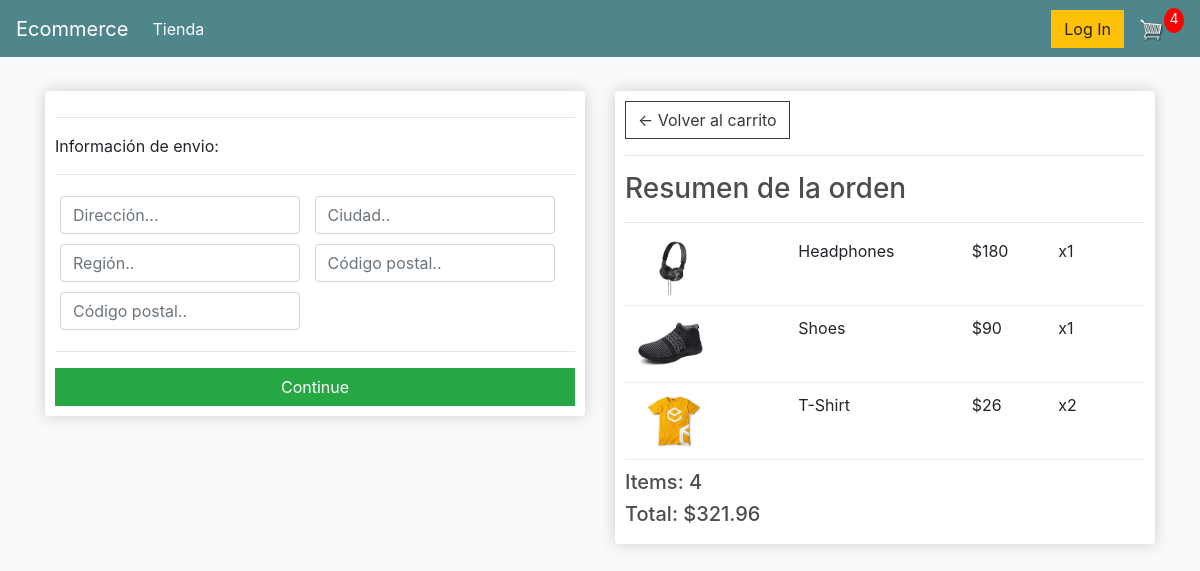
The page /checkout/ (signed in) on the database its author committed.
### store/models.py (models this page shows, shortened)
class OrderItem(models.Model):
	product = models.ForeignKey(Product, on_delete=models.SET_NULL, null=True)
	order = models.ForeignKey(Order, on_delete=models.SET_NULL, null=True)
	quantity = models.IntegerField(default=0, null=True, blank=True)
	date_added = models.DateTimeField(auto_now_add=True)
	@property
	def get_total(self):
		total = self.product.price * self.quantity
		return total

class Product(models.Model):
	name = models.CharField(max_length=200)
	price = models.FloatField()
	digital = models.BooleanField(default=False,null=True, blank=True)
	image = models.ImageField(null=True, blank=True)
	@property
	def imageURL(self):
		try:
			url = self.image.url
		except:
			url = ''
		return url

class Order(models.Model):
	customer = models.ForeignKey(Customer, on_delete=models.SET_NULL, null=True, blank=True)
	date_ordered = models.DateTimeField(auto_now_add=True)
	complete = models.BooleanField(default=False)
	transaction_id = models.CharField(max_length=100, null=True)
	@property
	def shipping(self):
		shipping = False
		orderitems = self.orderitem_set.all()
		for i in orderitems:
			if i.product.digital == False:
				shipping = True
		return shipping
	@property
	def get_cart_total(self):
		orderitems = self.orderitem_set.all()
		total = sum([item.get_total for item in orderitems])
		return total
	@property
	def get_cart_items(self):
		orderitems = self.orderitem_set.all()
		total = sum([item.quantity for item in orderitems])
		return total

### store/views.py (the view)
# urls.py: path('checkout/', views.checkout, name="checkout"),
def checkout(request):
	data = cartData(request)
	cartItems = data['cartItems']
	order = data['order']
	items = data['items']
	context = {'items':items, 'order':order, 'cartItems':cartItems}
	return render(request, 'store/checkout.html', context)

### store/utils.py (called while the page is built)
def cartData(request):
	if request.user.is_authenticated:
		customer = request.user.customer
		order, created = Order.objects.get_or_create(customer=customer, complete=False)
		items = order.orderitem_set.all()
		cartItems = order.get_cart_items
	else:
		cookieData = cookieCart(request)
		cartItems = cookieData['cartItems']
		order = cookieData['order']
		items = cookieData['items']
	return {'cartItems':cartItems ,'order':order, 'items':items}

### store/templates/store/checkout.html (shortened to what this page needs)
{% extends 'store/main.html' %}
{% load static %}
{% block content %}
     <div class="row">
		<div class="col-lg-6">
			<div class="box-element" id="form-wrapper">
				<form id="form">
					<div id="shipping-info">
						<hr>
						<p>Información de envio:</p>
						<hr>
						<div class="form-field">
							<input class="form-control" type="text" name="address" placeholder="Dirección...">
						</div>
						<div class="form-field">
							<input class="form-control" type="text" name="city" placeholder="Ciudad..">
						</div>
						<div class="form-field">
							<input class="form-control" type="text" name="state" placeholder="Región..">
						</div>
						<div class="form-field">
							<input class="form-control" type="text" name="zipcode" placeholder="Código postal..">
						</div>
						<div class="form-field">
							<input class="form-control" type="text" name="country" placeholder="Código postal..">
						</div>
					</div>
					<hr>
					<input id="form-button" class="btn btn-success btn-block" type="submit" value="Continue">
				</form>
			</div>
			<br>
		</div>
		<div class="col-lg-6">
			<div class="box-element">
				<a  class="btn btn-outline-dark" href="{% url 'cart' %}">&#x2190; Volver al carrito</a>
				<hr>
				<h3>Resumen de la orden</h3>
				<hr>
				{% for item in items %}
				<div class="cart-row">
					<div style="flex:2"><img class="row-image" src="{{item.product.imageURL}}"></div>
					<div style="flex:2"><p>{{item.product.name}}</p></div>
					<div style="flex:1"><p>${{item.product.price|floatformat:0}}</p></div>
					<div style="flex:1"><p>x{{item.quantity}}</p></div>
				</div>
				{% endfor %}
				<h5>Items:   {{order.get_cart_items}}</h5>
				<h5>Total:   ${{order.get_cart_total|floatformat:2}}</h5>
			</div>
		</div>
	</div>
{% endblock content %}

### static/css/main.css (style rules this page uses)
body { background-color: hsl(0, 0%, 98%); }
h1,h2,h3,h4,h5,h6 { color:hsl(0, 0%, 30%); }
.box-element { box-shadow:hsl(0, 0%, 80%) 0 0 16px; background-color: #fff; border-radius: 4px; padding: 10px; }
.col-lg-4, .col-lg-6, .col-lg-8, .col-lg-12 { margin-top: 10px; }
.btn { border-radius: 0; }
.row-image { width: 100px; }
.form-field { width:250px; display: inline-block; padding: 5px; }
.cart-row { display: flex; align-items: flex-stretch; padding-bottom: 10px; margin-bottom: 10px; border-bottom: 1px solid #ececec; }

### rows shown on the page
OrderItem: product.imageURL (picture), product.name "Headphones", product.price "180", quantity "1"
OrderItem: product.imageURL (picture), product.name "Shoes", product.price "90", quantity "1"
OrderItem: product.imageURL (picture), product.name "T-Shirt", product.price "26", quantity "2"
Order: get_cart_items "4", get_cart_total "321.96"

### other values the page prints
{{ cartItems }} "4"
